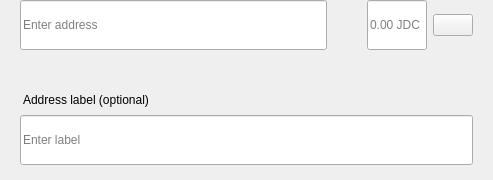
<?xml version="1.0" encoding="UTF-8"?>
<ui version="4.0">
 <class>SendMultiRow</class>
 <widget class="QWidget" name="SendMultiRow">
  <property name="geometry">
   <rect>
    <x>0</x>
    <y>0</y>
    <width>493</width>
    <height>180</height>
   </rect>
  </property>
  <property name="minimumSize">
   <size>
    <width>0</width>
    <height>0</height>
   </size>
  </property>
  <property name="maximumSize">
   <size>
    <width>16777215</width>
    <height>16777215</height>
   </size>
  </property>
  <property name="windowTitle">
   <string>Form</string>
  </property>
  <layout class="QVBoxLayout" name="verticalLayout_3">
   <property name="spacing">
    <number>0</number>
   </property>
   <property name="leftMargin">
    <number>0</number>
   </property>
   <property name="topMargin">
    <number>0</number>
   </property>
   <property name="rightMargin">
    <number>20</number>
   </property>
   <property name="bottomMargin">
    <number>5</number>
   </property>
   <item alignment="Qt::AlignTop">
    <widget class="QWidget" name="widget" native="true">
     <property name="sizePolicy">
      <sizepolicy hsizetype="Expanding" vsizetype="Maximum">
       <horstretch>0</horstretch>
       <verstretch>0</verstretch>
      </sizepolicy>
     </property>
     <property name="minimumSize">
      <size>
       <width>0</width>
       <height>60</height>
      </size>
     </property>
     <property name="maximumSize">
      <size>
       <width>16777215</width>
       <height>85</height>
      </size>
     </property>
     <layout class="QHBoxLayout" name="horizontalLayout" stretch="6,0,2">
      <property name="spacing">
       <number>0</number>
      </property>
      <property name="leftMargin">
       <number>8</number>
      </property>
      <property name="topMargin">
       <number>0</number>
      </property>
      <property name="rightMargin">
       <number>0</number>
      </property>
      <property name="bottomMargin">
       <number>0</number>
      </property>
      <item alignment="Qt::AlignTop">
       <widget class="QStackedWidget" name="stackedAddress">
        <property name="minimumSize">
         <size>
          <width>0</width>
          <height>50</height>
         </size>
        </property>
        <property name="maximumSize">
         <size>
          <width>16777215</width>
          <height>50</height>
         </size>
        </property>
        <widget class="QWidget" name="page_4">
         <property name="sizePolicy">
          <sizepolicy hsizetype="Expanding" vsizetype="Preferred">
           <horstretch>0</horstretch>
           <verstretch>0</verstretch>
          </sizepolicy>
         </property>
         <property name="minimumSize">
          <size>
           <width>0</width>
           <height>50</height>
          </size>
         </property>
         <property name="maximumSize">
          <size>
           <width>16777215</width>
           <height>55</height>
          </size>
         </property>
         <layout class="QVBoxLayout" name="verticalLayout_7">
          <property name="spacing">
           <number>0</number>
          </property>
          <property name="leftMargin">
           <number>12</number>
          </property>
          <property name="topMargin">
           <number>0</number>
          </property>
          <property name="rightMargin">
           <number>0</number>
          </property>
          <property name="bottomMargin">
           <number>0</number>
          </property>
          <item>
           <widget class="QLineEdit" name="lineEditAddress">
            <property name="minimumSize">
             <size>
              <width>0</width>
              <height>50</height>
             </size>
            </property>
            <property name="maximumSize">
             <size>
              <width>16777215</width>
              <height>50</height>
             </size>
            </property>
            <property name="placeholderText">
             <string>Enter address</string>
            </property>
           </widget>
          </item>
         </layout>
        </widget>
        <widget class="QWidget" name="page_3"/>
       </widget>
      </item>
      <item>
       <spacer name="horizontalSpacer_3">
        <property name="orientation">
         <enum>Qt::Horizontal</enum>
        </property>
        <property name="sizeType">
         <enum>QSizePolicy::Fixed</enum>
        </property>
        <property name="sizeHint" stdset="0">
         <size>
          <width>40</width>
          <height>20</height>
         </size>
        </property>
       </spacer>
      </item>
      <item>
       <layout class="QHBoxLayout" name="horizontalLayout_2">
        <property name="spacing">
         <number>6</number>
        </property>
        <item alignment="Qt::AlignTop">
         <widget class="QLineEdit" name="lineEditAmount">
          <property name="sizePolicy">
           <sizepolicy hsizetype="Expanding" vsizetype="Preferred">
            <horstretch>0</horstretch>
            <verstretch>0</verstretch>
           </sizepolicy>
          </property>
          <property name="minimumSize">
           <size>
            <width>0</width>
            <height>50</height>
           </size>
          </property>
          <property name="maximumSize">
           <size>
            <width>16777215</width>
            <height>50</height>
           </size>
          </property>
          <property name="maxLength">
           <number>17</number>
          </property>
          <property name="alignment">
           <set>Qt::AlignLeading|Qt::AlignLeft|Qt::AlignVCenter</set>
          </property>
          <property name="placeholderText">
           <string notr="true">0.00 JDC</string>
          </property>
         </widget>
        </item>
        <item>
         <layout class="QVBoxLayout" name="verticalLayout">
          <property name="topMargin">
           <number>14</number>
          </property>
          <property name="bottomMargin">
           <number>0</number>
          </property>
          <item alignment="Qt::AlignTop">
           <widget class="QPushButton" name="btnMenu">
            <property name="minimumSize">
             <size>
              <width>0</width>
              <height>0</height>
             </size>
            </property>
            <property name="maximumSize">
             <size>
              <width>16777215</width>
              <height>16777215</height>
             </size>
            </property>
            <property name="focusPolicy">
             <enum>Qt::NoFocus</enum>
            </property>
            <property name="text">
             <string/>
            </property>
           </widget>
          </item>
         </layout>
        </item>
       </layout>
      </item>
     </layout>
    </widget>
   </item>
   <item>
    <widget class="QWidget" name="layoutLabel" native="true">
     <property name="minimumSize">
      <size>
       <width>0</width>
       <height>0</height>
      </size>
     </property>
     <property name="maximumSize">
      <size>
       <width>16777215</width>
       <height>16777215</height>
      </size>
     </property>
     <layout class="QVBoxLayout" name="verticalLayout_9">
      <property name="spacing">
       <number>6</number>
      </property>
      <property name="leftMargin">
       <number>20</number>
      </property>
      <property name="topMargin">
       <number>0</number>
      </property>
      <property name="rightMargin">
       <number>0</number>
      </property>
      <property name="bottomMargin">
       <number>10</number>
      </property>
      <item>
       <spacer name="verticalSpacer">
        <property name="orientation">
         <enum>Qt::Vertical</enum>
        </property>
        <property name="sizeType">
         <enum>QSizePolicy::Fixed</enum>
        </property>
        <property name="sizeHint" stdset="0">
         <size>
          <width>20</width>
          <height>20</height>
         </size>
        </property>
       </spacer>
      </item>
      <item>
       <widget class="QLabel" name="labelSubtitleDescription">
        <property name="styleSheet">
         <string notr="true">margin-bottom:2px;
margin-left:0.05px;
padding:0px;</string>
        </property>
        <property name="text">
         <string>Address label (optional)</string>
        </property>
       </widget>
      </item>
      <item>
       <widget class="QLineEdit" name="lineEditDescription">
        <property name="minimumSize">
         <size>
          <width>0</width>
          <height>50</height>
         </size>
        </property>
        <property name="maximumSize">
         <size>
          <width>16777215</width>
          <height>50</height>
         </size>
        </property>
        <property name="placeholderText">
         <string>Enter label</string>
        </property>
       </widget>
      </item>
     </layout>
    </widget>
   </item>
  </layout>
 </widget>
 <resources/>
 <connections/>
</ui>
